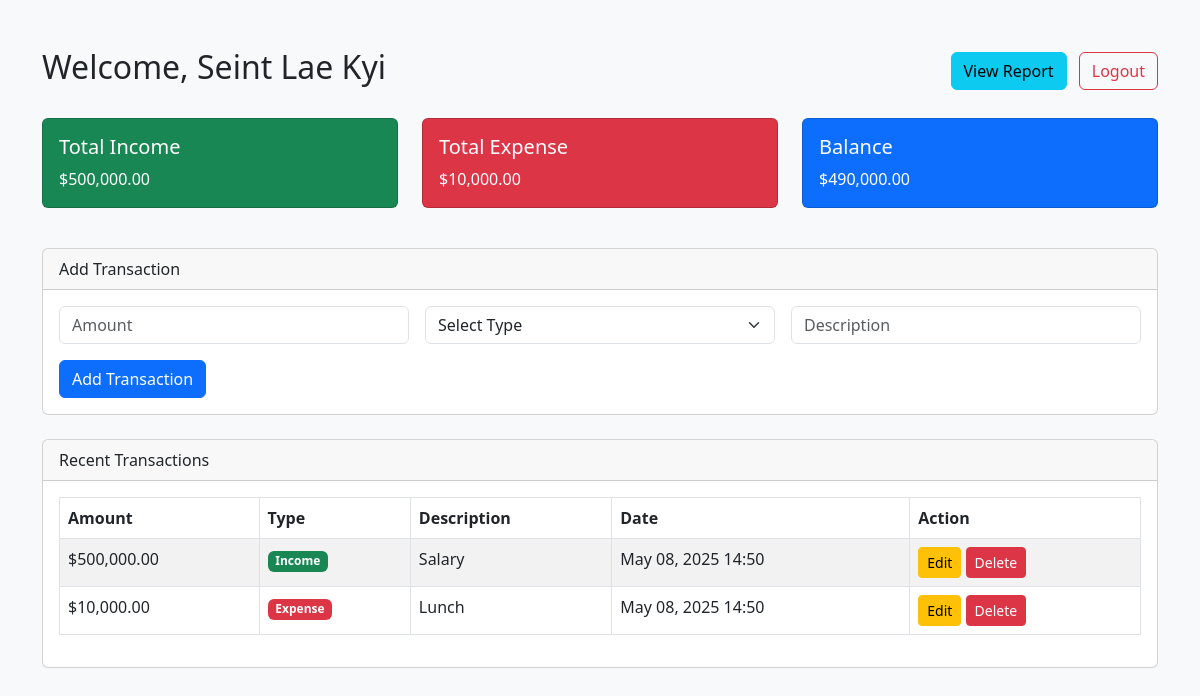
Screenshot of /index.php (signed in) with the database file from the repository.
### tables this page shows
CREATE TABLE `transactions` (
  `id` int(11) NOT NULL,
  `user_id` int(11) NOT NULL,
  `type` enum('income','expense') NOT NULL,
  `amount` decimal(10,2) NOT NULL,
  `category` varchar(100) NOT NULL,
  `description` text DEFAULT NULL,
  `transaction_date` date NOT NULL,
  `created_at` timestamp NOT NULL DEFAULT current_timestamp(),
  `is_deleted` tinyint(1) DEFAULT 0
);

### index.php (the view, shortened to what this page needs)
<?php
require_once 'db.php';
$user_id = $_SESSION['user_id'];
$user_name = $_SESSION['user_name'] ?? '';
$income_result = $conn->prepare("SELECT SUM(amount) AS total_income FROM transactions WHERE user_id = ? AND type = 'income' AND is_deleted = 0");
$income_result->bind_param("i", $user_id);
$income_result->execute();
$income = $income_result->get_result()->fetch_assoc()['total_income'] ?? 0;
$expense_result = $conn->prepare("SELECT SUM(amount) AS total_expense FROM transactions WHERE user_id = ? AND type = 'expense' AND is_deleted = 0");
$expense_result->bind_param("i", $user_id);
$expense_result->execute();
$expense = $expense_result->get_result()->fetch_assoc()['total_expense'] ?? 0;
$balance = $income - $expense;
$transactions_stmt = $conn->prepare("SELECT * FROM transactions WHERE user_id = ? AND is_deleted = 0 ORDER BY created_at DESC LIMIT 5");
$transactions_stmt->bind_param("i", $user_id);
$transactions_stmt->execute();
$transactions = $transactions_stmt->get_result();
?>
<!DOCTYPE html>
<html>
<head>
    <link href="https://cdn.jsdelivr.net/npm/bootstrap@5.3.0/dist/css/bootstrap.min.css" rel="stylesheet">
</head>
<body class="bg-light">
<div class="container py-5">
    <div class="d-flex justify-content-between align-items-center mb-4">
        <h2>Welcome, <?= htmlspecialchars($user_name) ?></h2>
        <div>
            <a href="report.php" class="btn btn-info me-2">View Report</a>
            <a href="auth/logout.php" class="btn btn-outline-danger">Logout</a>
        </div>
    </div>
    <div class="row mb-4">
        <div class="col-md-4">
            <div class="card text-white bg-success mb-3">
                <div class="card-body">
                    <h5 class="card-title">Total Income</h5>
                    <p class="card-text">$<?= number_format($income, 2) ?></p>
                </div>
            </div>
        </div>
        <div class="col-md-4">
            <div class="card text-white bg-danger mb-3">
                <div class="card-body">
                    <h5 class="card-title">Total Expense</h5>
                    <p class="card-text">$<?= number_format($expense, 2) ?></p>
                </div>
            </div>
        </div>
        <div class="col-md-4">
            <div class="card text-white bg-primary mb-3">
                <div class="card-body">
                    <h5 class="card-title">Balance</h5>
                    <p class="card-text">$<?= number_format($balance, 2) ?></p>
                </div>
            </div>
        </div>
    </div>
    <div class="card mb-4">
        <div class="card-header">Add Transaction</div>
        <div class="card-body">
            <form method="POST" action="add_transaction.php">
                <div class="row g-3">
                    <div class="col-md-4">
                        <input type="number" step="0.01" name="amount" class="form-control" placeholder="Amount" required>
                    </div>
                    <div class="col-md-4">
                        <select name="type" class="form-select" required>
                            <option value="">Select Type</option>
                        </select>
                    </div>
                    <div class="col-md-4">
                        <input type="text" name="description" class="form-control" placeholder="Description">
                    </div>
                    <div class="col-12 mt-3">
                        <button type="submit" class="btn btn-primary">Add Transaction</button>
                    </div>
                </div>
            </form>
        </div>
    </div>
    <div class="card">
        <div class="card-header">Recent Transactions</div>
        <div class="card-body">
            <?php if ($transactions->num_rows === 0): ?>
                <p class="text-muted">No transactions found.</p>
            <?php else: ?>
                <table class="table table-bordered table-striped">
                    <thead>
                        <tr>
                            <th>Amount</th>
                            <th>Type</th>
                            <th>Description</th>
                            <th>Date</th>
                            <th>Action</th>
                        </tr>
                    </thead>
                    <tbody>
                        <?php while ($txn = $transactions->fetch_assoc()): ?>
                            <tr>
                                <td>$<?= number_format($txn['amount'], 2) ?></td>
                                <td>
                                    <span class="badge bg-<?= $txn['type'] === 'income' ? 'success' : 'danger' ?>">
                                        <?= ucfirst($txn['type']) ?>
                                    </span>
                                </td>
                                <td><?= htmlspecialchars($txn['description']) ?></td>
                                <td><?= date("M d, Y H:i", strtotime($txn['created_at'])) ?></td>
                                <td>
                                    <a href="edit_transaction.php?id=<?= $txn['id'] ?>" class="btn btn-warning btn-sm">Edit</a>
                                    <a href="delete_transaction.php?id=<?= $txn['id'] ?>" class="btn btn-danger btn-sm">Delete</a>
                                </td>
                            </tr>
                        <?php endwhile; ?>
                    </tbody>
                </table>
            <?php endif; ?>
        </div>
    </div>
</div>
</body>
</html>

### rows the page displays
transactions: amount "500,000.00", type "Income", description "Salary", created_at "May 08, 2025 14:50"
transactions: amount "10,000.00", type "Expense", description "Lunch", created_at "May 08, 2025 14:50"

### other values shown
$user_name "Seint Lae Kyi"
$income "500,000.00"
$expense "10,000.00"
$balance "490,000.00"
